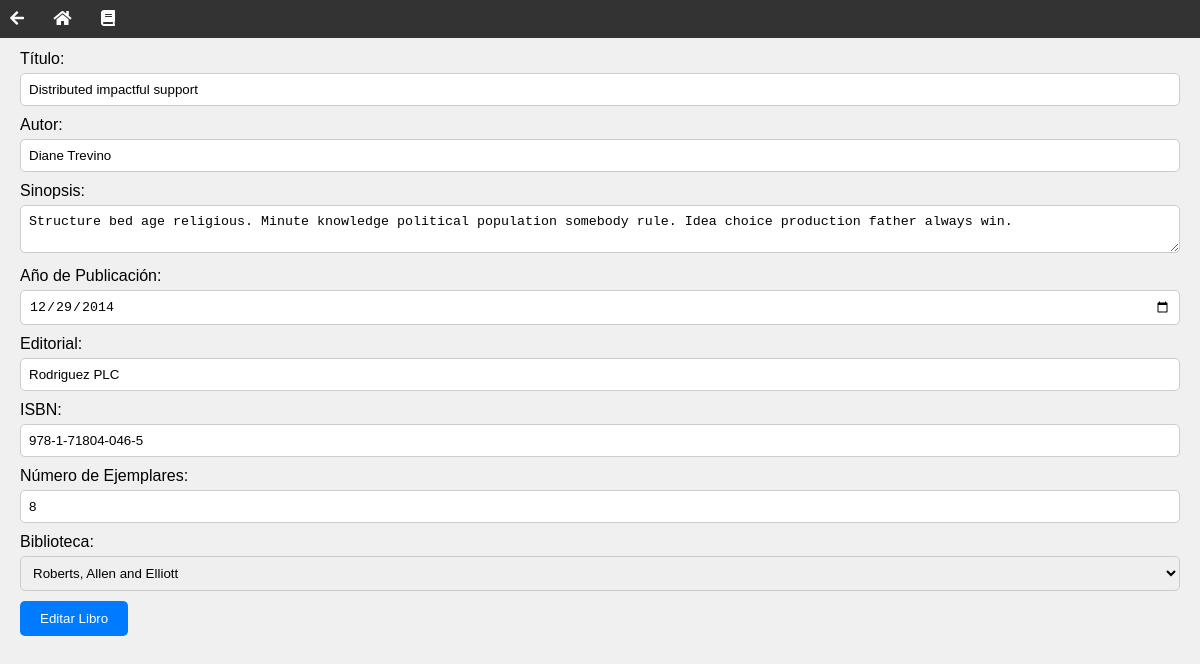
Screenshot of /form_edit_libro/152/ with the database file from the repository.
### biblioteca/models.py (models this page shows, shortened)
class Libro(models.Model):
    titulo = models.CharField(max_length=200)
    autor = models.CharField(max_length=100)
    sinopsis = models.TextField()
    anio_publicacion = models.DateField()
    editorial = models.CharField(max_length=100)
    isbn = models.CharField(max_length=17, help_text="Formato: 0-7645-2641-3")
    num_ejemplares = models.IntegerField()
    biblioteca = models.ForeignKey(Biblioteca, on_delete=models.CASCADE)

class Biblioteca(models.Model):
    nombre = models.CharField(max_length=100)
    direccion = models.CharField(max_length=200, help_text="Debe contener un número al final")
    ciudad = models.CharField(max_length=100)
    horario_apertura = models.TimeField()
    horario_cierre = models.TimeField()
    fecha_fundacion = models.DateField()
    normas = models.FileField(upload_to='normas/', null=True, blank=True)

### biblioteca/views.py (the view)
# urls.py: path('form_edit_libro/<int:libro_id>/', views.form_edit_libro, name='form_edit_libro'),
def form_edit_libro(request, libro_id):
    libro = repository.get_libro(libro_id)
    if request.method == 'POST':
        form = LibroForm(request.POST, instance=libro)
        if form.is_valid():
            form.save()  # Save the form data to update the Libro object
            biblioteca_id = libro.biblioteca.id
            return HttpResponseRedirect("/bibliotecas/" + str(biblioteca_id) + "/")
    else:
        form = LibroForm(instance=libro)
        bibliotecas = repository.get_bibliotecas()
    return render(request, "form_libro.html", {"libro": libro, "bibliotecas": bibliotecas})

### biblioteca/service.py (called while the page is built)
    def get_bibliotecas(self):
        self.bibliotecas = Biblioteca.objects.all()
        return self.bibliotecas

    def get_libro(self, libro_id):
        return Libro.objects.get(id=libro_id)

### biblioteca/templates/form_libro.html (shortened to what this page needs)
{% extends "base.html" %}
{% block content %}
<form method="post" class="form-libro">
    <label for="titulo" class="form-libro-label">Título:</label>
    <input type="text" id="titulo" name="titulo" value="{{ libro.titulo|default_if_none:'' }}" class="form-libro-input" required><br>
    <label for="autor" class="form-libro-label">Autor:</label>
    <input type="text" id="autor" name="autor" value="{{ libro.autor|default_if_none:'' }}" class="form-libro-input" required><br>
    <label for="sinopsis" class="form-libro-label">Sinopsis:</label>
    <textarea id="sinopsis" name="sinopsis" class="form-libro-textarea" required>{{ libro.sinopsis|default_if_none:'' }}</textarea><br>
    <label for="anio_publicacion" class="form-libro-label">Año de Publicación:</label>
    <input type="date" id="anio_publicacion" name="anio_publicacion" value="{{ libro.anio_publicacion|default_if_none:''|date:'Y-m-d' }}" class="form-libro-input" required><br>
    <label for="editorial" class="form-libro-label">Editorial:</label>
    <input type="text" id="editorial" name="editorial" value="{{ libro.editorial|default_if_none:'' }}" class="form-libro-input" required><br>
    <label for="isbn" class="form-libro-label">ISBN:</label>
    <input type="text" id="isbn" name="isbn" value="{{ libro.isbn|default_if_none:'' }}" class="form-libro-input" required pattern="\d{1,9}-\d{1,9}-\d{1,9}-\d{1,9}-\d{1,9}" title="Formato: <digit>-<digit>-<digit>-<digit>-<digit>"><br>
    <label for="num_ejemplares" class="form-libro-label">Número de Ejemplares:</label>
    <input type="number" id="num_ejemplares" name="num_ejemplares" value="{{ libro.num_ejemplares|default_if_none:'' }}" class="form-libro-input" required><br>
    <label for="biblioteca" class="form-libro-label">Biblioteca:</label>
    <select id="biblioteca" name="biblioteca" class="form-libro-select" required>
        {% for biblioteca in bibliotecas %}
            <option value="{{ biblioteca.id|default_if_none:'' }}" {% if libro and libro.biblioteca.id == biblioteca.id %} selected {% endif %}>{{ biblioteca.nombre }}</option>
        {% endfor %}
    </select><br>
    <button type="submit" class="form-libro-submit">{% if libro %}Editar{% else %}Crear{% endif %} Libro</button>
</form>
{% endblock %}

### biblioteca/static/styles.css (style rules this page uses)
body { font-family: Arial, sans-serif; margin: 0; padding: 0; background-color: #f0f0f0; }
.form-libro { margin-bottom: 20px; }
.form-libro-label { display: block; margin-bottom: 5px; }
.form-libro-input, .form-libro-textarea, .form-libro-select { width: 100%; padding: 8px; margin-bottom: 10px; border: 1px solid #ccc; border-radius: 5px; box-sizing: border-box; }
.form-libro-submit { padding: 10px 20px; background-color: #007bff; color: #fff; border: none; border-radius: 5px; cursor: pointer; }

### rows the page displays
Libro: titulo "Distributed impactful support", autor "Diane Trevino", sinopsis "Structure bed age religious. Minute knowledge political population somebody rule. Idea choice production father always win.", anio_publicacion "12/29/2014", editorial "Rodriguez PLC", isbn "978-1-71804-046-5", num_ejemplares "8", biblioteca "Roberts, Allen and Elliott"
